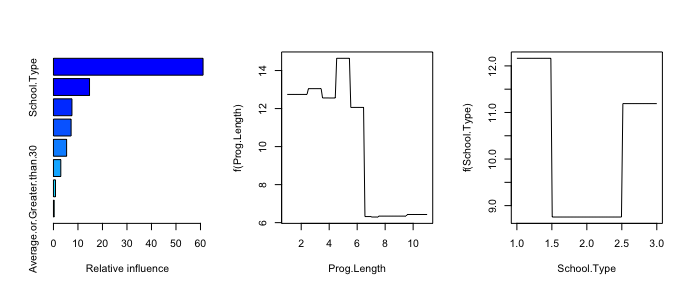

Generate this figure with R:
getwd()
report<- read.csv("300report.csv")
year13<-read.csv("year1.csv")
year12<-read.csv("year2.csv")
year11<-read.csv("year3(2011).csv")

newyear11<-na.omit(year11)
newyear12<-na.omit(year12)
newyear13<-na.omit(year13)
newyear11$Dual.Denom.3<-NULL
newyear11$Dual.Num.3<-NULL
newyear12$Dual.Denom.2<-NULL
newyear12$Dual.Num.2<-NULL
newyear13$Dual.Denom.2<-NULL
newyear13$Dual.Num.2<-NULL

## year 13

set.seed(1)
train13 = sample(1:nrow(newyear13),nrow(newyear13)*0.7)

library(gbm)
set.seed(1)
attach(newyear13)
boost.13 = gbm(DRate.1~.,newyear13[train13,],distribution = "gaussian", n.trees=4000,interaction.depth=5)

summary(boost.13)

yhat.boost=predict(boost.13,newdata=year13[-train13,],n.trees=4000)
year13.test=year13[-train13,"DRate.1"]
mean((yhat.boost-year13.test)^2)

## year 12

set.seed(1)
train12 = sample(1:nrow(newyear12),nrow(newyear12)*0.7)

library(gbm)
set.seed(1)
attach(newyear12)
boost.12 = gbm(DRate.2~.,newyear12[train12,],distribution = "gaussian", n.trees=4000,interaction.depth=5)

summary(boost.12)

par(mfrow=c(1,2))
plot(boost.12,i="Prog.Length")
plot(boost.12,i="School.Type")

## Year 11

set.seed(1)
train11 = sample(1:nrow(newyear11),nrow(newyear11)*0.7)

library(gbm)
set.seed(1)
attach(newyear11)
boost.11 = gbm(DRate.3~.,newyear11[train11,],distribution = "gaussian", n.trees=4000,interaction.depth=5)

summary(boost.11)

par(mfrow=c(1,2))
plot(boost.11,i="Prog.Length")
plot(boost.11,i="School.Type")

## first plot
par(mfrow=c(1,3))
summary(boost.13)
plot(boost.13,i="Prog.Length")
plot(boost.13,i="School.Type")
